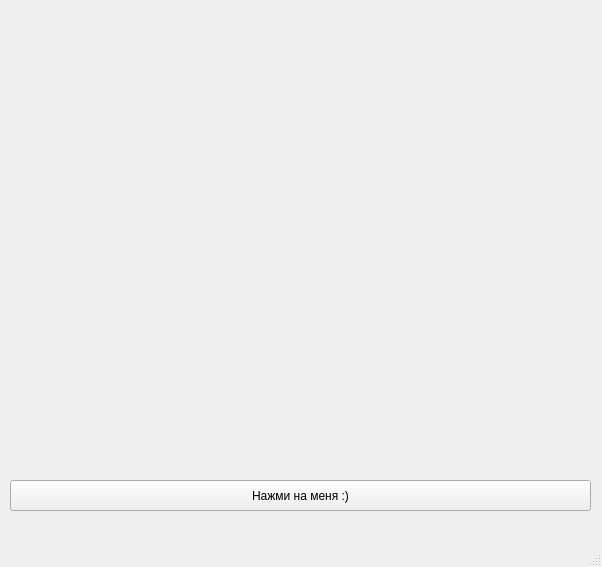
<?xml version="1.0" encoding="UTF-8"?>
<ui version="4.0">
 <class>MainWindow</class>
 <widget class="QMainWindow" name="MainWindow">
  <property name="geometry">
   <rect>
    <x>0</x>
    <y>0</y>
    <width>602</width>
    <height>567</height>
   </rect>
  </property>
  <property name="windowTitle">
   <string>MainWindow</string>
  </property>
  <widget class="QWidget" name="centralwidget">
   <widget class="QLabel" name="lab_1">
    <property name="geometry">
     <rect>
      <x>30</x>
      <y>10</y>
      <width>131</width>
      <height>121</height>
     </rect>
    </property>
    <property name="text">
     <string/>
    </property>
   </widget>
   <widget class="QPushButton" name="but">
    <property name="geometry">
     <rect>
      <x>10</x>
      <y>480</y>
      <width>581</width>
      <height>31</height>
     </rect>
    </property>
    <property name="text">
     <string>Нажми на меня :)</string>
    </property>
   </widget>
   <widget class="QLabel" name="lab_2">
    <property name="geometry">
     <rect>
      <x>250</x>
      <y>20</y>
      <width>131</width>
      <height>121</height>
     </rect>
    </property>
    <property name="text">
     <string/>
    </property>
   </widget>
   <widget class="QLabel" name="lab_3">
    <property name="geometry">
     <rect>
      <x>430</x>
      <y>270</y>
      <width>131</width>
      <height>121</height>
     </rect>
    </property>
    <property name="text">
     <string/>
    </property>
   </widget>
   <widget class="QLabel" name="lab_4">
    <property name="geometry">
     <rect>
      <x>10</x>
      <y>270</y>
      <width>131</width>
      <height>121</height>
     </rect>
    </property>
    <property name="text">
     <string/>
    </property>
   </widget>
   <widget class="QLabel" name="lab_5">
    <property name="geometry">
     <rect>
      <x>440</x>
      <y>90</y>
      <width>131</width>
      <height>121</height>
     </rect>
    </property>
    <property name="text">
     <string/>
    </property>
   </widget>
   <widget class="QLabel" name="lab_6">
    <property name="geometry">
     <rect>
      <x>210</x>
      <y>230</y>
      <width>131</width>
      <height>121</height>
     </rect>
    </property>
    <property name="text">
     <string/>
    </property>
   </widget>
   <widget class="QLabel" name="label">
    <property name="geometry">
     <rect>
      <x>0</x>
      <y>0</y>
      <width>591</width>
      <height>431</height>
     </rect>
    </property>
    <property name="text">
     <string/>
    </property>
   </widget>
   <zorder>label</zorder>
   <zorder>lab_1</zorder>
   <zorder>but</zorder>
   <zorder>lab_2</zorder>
   <zorder>lab_3</zorder>
   <zorder>lab_4</zorder>
   <zorder>lab_5</zorder>
   <zorder>lab_6</zorder>
  </widget>
  <widget class="QMenuBar" name="menubar">
   <property name="geometry">
    <rect>
     <x>0</x>
     <y>0</y>
     <width>602</width>
     <height>26</height>
    </rect>
   </property>
  </widget>
  <widget class="QStatusBar" name="statusbar"/>
 </widget>
 <resources/>
 <connections/>
</ui>
